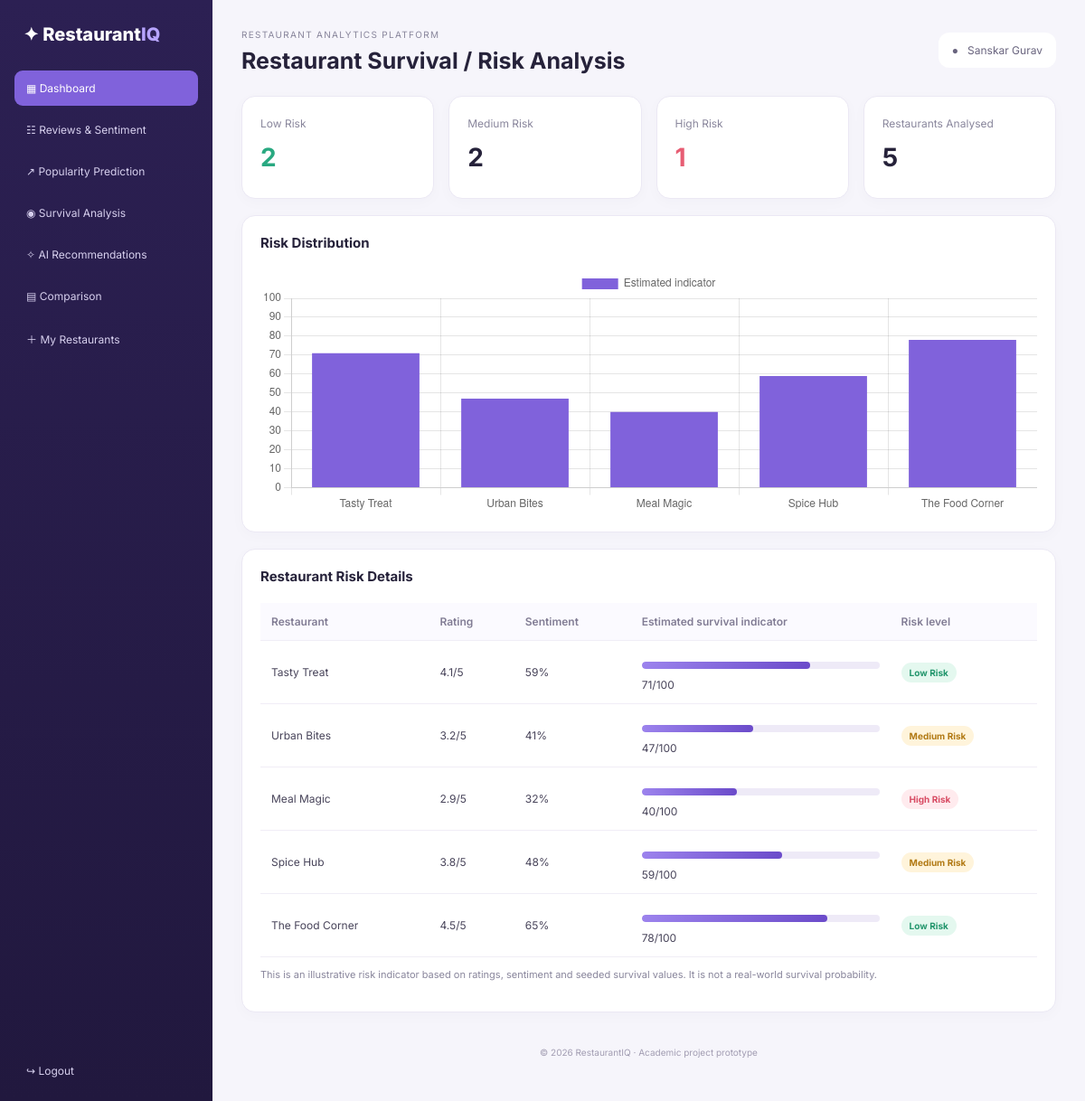
The page /survival on the database its author committed.
### tables this page shows
CREATE TABLE restaurants(
        id INTEGER PRIMARY KEY AUTOINCREMENT, name TEXT UNIQUE, city TEXT, cuisine TEXT,
        rating REAL, reviews INTEGER, price INTEGER, sentiment INTEGER, survival INTEGER);

### main.py (the view)
@app.get("/survival", response_class=HTMLResponse)
def survival_page(request: Request):
    rs=all_restaurants()
    results=[{"r":r,"risk":risk(r)[0],"prob":risk(r)[1]} for r in rs]
    return templates.TemplateResponse("survival.html",{"request":request,"results":results})

### templates/survival.html
{% extends "base.html" %}{% block heading %}Restaurant Survival / Risk Analysis{% endblock %}{% block content %}
<div class="cards"><div class="metric"><small>Low Risk</small><h2 class="green">{{results|selectattr('risk','equalto','Low')|list|length}}</h2></div><div class="metric"><small>Medium Risk</small><h2>{{results|selectattr('risk','equalto','Medium')|list|length}}</h2></div><div class="metric"><small>High Risk</small><h2 class="red">{{results|selectattr('risk','equalto','High')|list|length}}</h2></div><div class="metric"><small>Restaurants Analysed</small><h2>{{results|length}}</h2></div></div>
<section class="panel"><h3>Risk Distribution</h3><canvas id="riskChart" height="100"></canvas></section><section class="panel"><h3>Restaurant Risk Details</h3><div class="tablewrap"><table><tr><th>Restaurant</th><th>Rating</th><th>Sentiment</th><th>Estimated survival indicator</th><th>Risk level</th></tr>{% for x in results %}<tr><td>{{x.r.name}}</td><td>{{x.r.rating}}/5</td><td>{{x.r.sentiment}}%</td><td><div class="bar"><span style="width:{{x.prob}}%"></span></div>{{x.prob}}/100</td><td><span class="pill {{x.risk|lower}}">{{x.risk}} Risk</span></td></tr>{% endfor %}</table></div><p class="muted tiny">This is an illustrative risk indicator based on ratings, sentiment and seeded survival values. It is not a real-world survival probability.</p></section>
<script>new Chart(document.getElementById('riskChart'),{type:'bar',data:{labels:{{results|map(attribute='r')|map(attribute='name')|list|tojson}},datasets:[{label:'Estimated indicator',data:{{results|map(attribute='prob')|list|tojson}},backgroundColor:'#8062db'}]},options:{scales:{y:{min:0,max:100}}}});</script>{% endblock %}

### static/style.css (style rules this page uses)
:root { --purple:#8062db;--dark:#251b49;--bg:#f6f5fb;--text:#26223a;--muted:#89869c;--line:#ebe8f4 }
* { box-sizing:border-box }
body { margin:0;background:var(--bg);color:var(--text);font-family:Inter,Arial,sans-serif;font-size:14px }
h2 { font-size:28px;margin:13px 0 8px }
h3 { font-size:15px;margin:0 0 20px }
.cards { display:grid;grid-template-columns:repeat(4,minmax(0,1fr));gap:16px;margin-bottom:18px }
.metric,.panel { background:#fff;border:1px solid var(--line);border-radius:15px;padding:20px;box-shadow:0 4px 16px #34205c06 }
.metric small { color:var(--muted);font-size:12px }
.green { color:#29a981!important }
.red { color:#e75d73!important }
.panel { margin-bottom:18px;min-width:0 }
.panel canvas { max-height:270px }
.tablewrap { overflow-x:auto }
table { border-collapse:collapse;width:100%;font-size:12px }
th,td { text-align:left;padding:13px 12px;border-bottom:1px solid #f0edf6;white-space:nowrap }
th { color:#817c94;font-weight:600;background:#fbfaff }
td { color:#48445a }
.pill { display:inline-block;border-radius:20px;background:#f1edff;color:#6f51c9;padding:5px 9px;font-size:10px;font-weight:700 }
.pill.positive,.pill.low { background:#e4f8ef;color:#23966d }
.pill.negative,.pill.high { background:#ffebee;color:#d84c64 }
.pill.neutral,.pill.medium { background:#fff4db;color:#b27a15 }
.bar { height:8px;background:#eeeaf7;border-radius:8px;overflow:hidden;margin:10px 0 }
.bar span { display:block;height:100%;background:linear-gradient(90deg,#9c83ed,#6b4bca);border-radius:8px }
.muted { color:var(--muted);line-height:1.6 }
.tiny { font-size:11px }

### rows shown on the page
restaurants: r.name "Tasty Treat", r.rating "4.1", r.sentiment "59"
restaurants: r.name "Urban Bites", r.rating "3.2", r.sentiment "41"
restaurants: r.name "Meal Magic", r.rating "2.9", r.sentiment "32"
restaurants: r.name "Spice Hub", r.rating "3.8", r.sentiment "48"
restaurants: r.name "The Food Corner", r.rating "4.5", r.sentiment "65"

### other values the page prints
{{ results|selectattr('risk','equalto','Low')|list|length }} "2"
{{ results|selectattr('risk','equalto','Medium')|list|length }} "2"
{{ results|selectattr('risk','equalto','High')|list|length }} "1"
{{ results|length }} "5"
{{ x.prob }} "71" "47" "40" "59" "78"
{{ x.risk }} "Low" "Medium" "High" "Medium" "Low"
chart data {{ results|map(attribute='r')|map(attribute='name')|list|tojson }} ["Tasty Treat", "Urban Bites", "Meal Magic", "Spice Hub", "The Food Corner"]
chart data {{ results|map(attribute='prob')|list|tojson }} [71, 47, 40, 59, 78]
